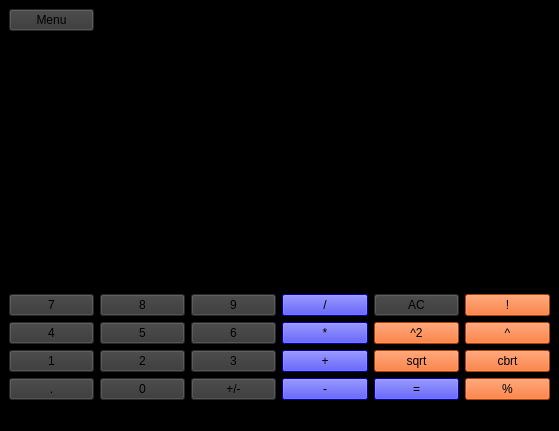
<?xml version="1.0" encoding="UTF-8"?>
<ui version="4.0">
 <class>basicTaschenrechner</class>
 <widget class="QMainWindow" name="basicTaschenrechner">
  <property name="geometry">
   <rect>
    <x>0</x>
    <y>0</y>
    <width>559</width>
    <height>431</height>
   </rect>
  </property>
  <property name="sizePolicy">
   <sizepolicy hsizetype="Preferred" vsizetype="Expanding">
    <horstretch>0</horstretch>
    <verstretch>0</verstretch>
   </sizepolicy>
  </property>
  <property name="windowTitle">
   <string>MainWindow</string>
  </property>
  <property name="styleSheet">
   <string notr="true">background:black</string>
  </property>
  <widget class="QWidget" name="centralwidget">
   <layout class="QGridLayout" name="gridLayout">
    <item row="5" column="4">
     <widget class="QPushButton" name="ButtonQuadratwurzel">
      <property name="styleSheet">
       <string notr="true">background:rgb(255, 85, 0)</string>
      </property>
      <property name="text">
       <string>sqrt</string>
      </property>
     </widget>
    </item>
    <item row="6" column="4">
     <widget class="QPushButton" name="ButtonEquals">
      <property name="sizePolicy">
       <sizepolicy hsizetype="Preferred" vsizetype="Preferred">
        <horstretch>0</horstretch>
        <verstretch>0</verstretch>
       </sizepolicy>
      </property>
      <property name="styleSheet">
       <string notr="true">background:rgb(0, 0, 255)</string>
      </property>
      <property name="text">
       <string>=</string>
      </property>
     </widget>
    </item>
    <item row="2" column="0" colspan="6">
     <widget class="QLabel" name="labelFehlermeldung">
      <property name="sizePolicy">
       <sizepolicy hsizetype="Preferred" vsizetype="Preferred">
        <horstretch>0</horstretch>
        <verstretch>0</verstretch>
       </sizepolicy>
      </property>
      <property name="text">
       <string>TextLabel</string>
      </property>
     </widget>
    </item>
    <item row="6" column="3">
     <widget class="QPushButton" name="ButtonSub">
      <property name="sizePolicy">
       <sizepolicy hsizetype="Preferred" vsizetype="Preferred">
        <horstretch>0</horstretch>
        <verstretch>0</verstretch>
       </sizepolicy>
      </property>
      <property name="styleSheet">
       <string notr="true">background:rgb(0, 0, 255)</string>
      </property>
      <property name="text">
       <string>-</string>
      </property>
     </widget>
    </item>
    <item row="4" column="0">
     <widget class="QPushButton" name="Button4">
      <property name="sizePolicy">
       <sizepolicy hsizetype="Preferred" vsizetype="Preferred">
        <horstretch>0</horstretch>
        <verstretch>0</verstretch>
       </sizepolicy>
      </property>
      <property name="styleSheet">
       <string notr="true">background:rgb(54, 54, 54)</string>
      </property>
      <property name="text">
       <string>4</string>
      </property>
     </widget>
    </item>
    <item row="6" column="2">
     <widget class="QPushButton" name="ButtonChangeSign">
      <property name="sizePolicy">
       <sizepolicy hsizetype="Preferred" vsizetype="Preferred">
        <horstretch>0</horstretch>
        <verstretch>0</verstretch>
       </sizepolicy>
      </property>
      <property name="styleSheet">
       <string notr="true">background:rgb(54, 54, 54)</string>
      </property>
      <property name="text">
       <string>+/-</string>
      </property>
     </widget>
    </item>
    <item row="3" column="2">
     <widget class="QPushButton" name="Button9">
      <property name="sizePolicy">
       <sizepolicy hsizetype="Preferred" vsizetype="Preferred">
        <horstretch>0</horstretch>
        <verstretch>0</verstretch>
       </sizepolicy>
      </property>
      <property name="styleSheet">
       <string notr="true">background:rgb(54, 54, 54)</string>
      </property>
      <property name="text">
       <string>9</string>
      </property>
     </widget>
    </item>
    <item row="4" column="5">
     <widget class="QPushButton" name="ButtonPotenz">
      <property name="styleSheet">
       <string notr="true">background:rgb(255, 85, 0)</string>
      </property>
      <property name="text">
       <string>^</string>
      </property>
     </widget>
    </item>
    <item row="4" column="2">
     <widget class="QPushButton" name="Button6">
      <property name="sizePolicy">
       <sizepolicy hsizetype="Preferred" vsizetype="Preferred">
        <horstretch>0</horstretch>
        <verstretch>0</verstretch>
       </sizepolicy>
      </property>
      <property name="styleSheet">
       <string notr="true">background:rgb(54, 54, 54)</string>
      </property>
      <property name="text">
       <string>6</string>
      </property>
     </widget>
    </item>
    <item row="5" column="3">
     <widget class="QPushButton" name="ButtonAdd">
      <property name="sizePolicy">
       <sizepolicy hsizetype="Preferred" vsizetype="Preferred">
        <horstretch>0</horstretch>
        <verstretch>0</verstretch>
       </sizepolicy>
      </property>
      <property name="styleSheet">
       <string notr="true">background:rgb(0, 0, 255)</string>
      </property>
      <property name="text">
       <string>+</string>
      </property>
     </widget>
    </item>
    <item row="6" column="5">
     <widget class="QPushButton" name="ButtonProzent">
      <property name="styleSheet">
       <string notr="true">background:rgb(255, 85, 0)</string>
      </property>
      <property name="text">
       <string>%</string>
      </property>
     </widget>
    </item>
    <item row="3" column="3">
     <widget class="QPushButton" name="ButtonDiv">
      <property name="sizePolicy">
       <sizepolicy hsizetype="Preferred" vsizetype="Preferred">
        <horstretch>0</horstretch>
        <verstretch>0</verstretch>
       </sizepolicy>
      </property>
      <property name="styleSheet">
       <string notr="true">background:rgb(0, 0, 255)</string>
      </property>
      <property name="text">
       <string>/</string>
      </property>
     </widget>
    </item>
    <item row="3" column="5">
     <widget class="QPushButton" name="ButtonFakulaet">
      <property name="styleSheet">
       <string notr="true">background:rgb(255, 85, 0)</string>
      </property>
      <property name="text">
       <string>!</string>
      </property>
     </widget>
    </item>
    <item row="5" column="0">
     <widget class="QPushButton" name="Button1">
      <property name="sizePolicy">
       <sizepolicy hsizetype="Preferred" vsizetype="Preferred">
        <horstretch>0</horstretch>
        <verstretch>0</verstretch>
       </sizepolicy>
      </property>
      <property name="styleSheet">
       <string notr="true">background:rgb(54, 54, 54)</string>
      </property>
      <property name="text">
       <string>1</string>
      </property>
     </widget>
    </item>
    <item row="1" column="0" colspan="5">
     <widget class="QLineEdit" name="Display">
      <property name="sizePolicy">
       <sizepolicy hsizetype="Expanding" vsizetype="Expanding">
        <horstretch>0</horstretch>
        <verstretch>0</verstretch>
       </sizepolicy>
      </property>
      <property name="maximumSize">
       <size>
        <width>16777215</width>
        <height>16777215</height>
       </size>
      </property>
      <property name="styleSheet">
       <string notr="true">color:white</string>
      </property>
      <property name="alignment">
       <set>Qt::AlignRight|Qt::AlignTrailing|Qt::AlignVCenter</set>
      </property>
     </widget>
    </item>
    <item row="4" column="1">
     <widget class="QPushButton" name="Button5">
      <property name="sizePolicy">
       <sizepolicy hsizetype="Preferred" vsizetype="Preferred">
        <horstretch>0</horstretch>
        <verstretch>0</verstretch>
       </sizepolicy>
      </property>
      <property name="styleSheet">
       <string notr="true">background:rgb(54, 54, 54)</string>
      </property>
      <property name="text">
       <string>5</string>
      </property>
     </widget>
    </item>
    <item row="5" column="1">
     <widget class="QPushButton" name="Button2">
      <property name="sizePolicy">
       <sizepolicy hsizetype="Preferred" vsizetype="Preferred">
        <horstretch>0</horstretch>
        <verstretch>0</verstretch>
       </sizepolicy>
      </property>
      <property name="styleSheet">
       <string notr="true">background:rgb(54, 54, 54)</string>
      </property>
      <property name="text">
       <string>2</string>
      </property>
     </widget>
    </item>
    <item row="5" column="5">
     <widget class="QPushButton" name="ButtonKubikwurzel">
      <property name="styleSheet">
       <string notr="true">background:rgb(255, 85, 0)</string>
      </property>
      <property name="text">
       <string>cbrt</string>
      </property>
     </widget>
    </item>
    <item row="3" column="4">
     <widget class="QPushButton" name="ButtonClear">
      <property name="sizePolicy">
       <sizepolicy hsizetype="Preferred" vsizetype="Preferred">
        <horstretch>0</horstretch>
        <verstretch>0</verstretch>
       </sizepolicy>
      </property>
      <property name="styleSheet">
       <string notr="true">background:rgb(54, 54, 54)</string>
      </property>
      <property name="text">
       <string>AC</string>
      </property>
     </widget>
    </item>
    <item row="6" column="1">
     <widget class="QPushButton" name="Button0">
      <property name="sizePolicy">
       <sizepolicy hsizetype="Preferred" vsizetype="Preferred">
        <horstretch>0</horstretch>
        <verstretch>0</verstretch>
       </sizepolicy>
      </property>
      <property name="styleSheet">
       <string notr="true">background:rgb(54, 54, 54)</string>
      </property>
      <property name="text">
       <string>0</string>
      </property>
     </widget>
    </item>
    <item row="5" column="2">
     <widget class="QPushButton" name="Button3">
      <property name="sizePolicy">
       <sizepolicy hsizetype="Preferred" vsizetype="Preferred">
        <horstretch>0</horstretch>
        <verstretch>0</verstretch>
       </sizepolicy>
      </property>
      <property name="styleSheet">
       <string notr="true">background:rgb(54, 54, 54)</string>
      </property>
      <property name="text">
       <string>3</string>
      </property>
     </widget>
    </item>
    <item row="6" column="0">
     <widget class="QPushButton" name="ButtonKomma">
      <property name="styleSheet">
       <string notr="true">background:rgb(54, 54, 54)</string>
      </property>
      <property name="text">
       <string>.</string>
      </property>
     </widget>
    </item>
    <item row="3" column="1">
     <widget class="QPushButton" name="Button8">
      <property name="sizePolicy">
       <sizepolicy hsizetype="Preferred" vsizetype="Preferred">
        <horstretch>0</horstretch>
        <verstretch>0</verstretch>
       </sizepolicy>
      </property>
      <property name="styleSheet">
       <string notr="true">background:rgb(54, 54, 54)</string>
      </property>
      <property name="text">
       <string>8</string>
      </property>
     </widget>
    </item>
    <item row="4" column="4">
     <widget class="QPushButton" name="ButtonQuadrat">
      <property name="styleSheet">
       <string notr="true">background:rgb(255, 85, 0)</string>
      </property>
      <property name="text">
       <string>^2</string>
      </property>
     </widget>
    </item>
    <item row="4" column="3">
     <widget class="QPushButton" name="ButtonMult">
      <property name="sizePolicy">
       <sizepolicy hsizetype="Preferred" vsizetype="Preferred">
        <horstretch>0</horstretch>
        <verstretch>0</verstretch>
       </sizepolicy>
      </property>
      <property name="styleSheet">
       <string notr="true">background:rgb(0, 0, 255)</string>
      </property>
      <property name="text">
       <string>*</string>
      </property>
     </widget>
    </item>
    <item row="3" column="0">
     <widget class="QPushButton" name="Button7">
      <property name="sizePolicy">
       <sizepolicy hsizetype="Preferred" vsizetype="Preferred">
        <horstretch>0</horstretch>
        <verstretch>0</verstretch>
       </sizepolicy>
      </property>
      <property name="styleSheet">
       <string notr="true">background:rgb(54, 54, 54)</string>
      </property>
      <property name="text">
       <string>7</string>
      </property>
     </widget>
    </item>
    <item row="0" column="0">
     <widget class="QPushButton" name="ButtoMenu">
      <property name="styleSheet">
       <string notr="true">background:rgb(54, 54, 54)</string>
      </property>
      <property name="text">
       <string>Menu</string>
      </property>
     </widget>
    </item>
   </layout>
  </widget>
  <widget class="QStatusBar" name="statusbar"/>
  <widget class="QMenuBar" name="menubar">
   <property name="geometry">
    <rect>
     <x>0</x>
     <y>0</y>
     <width>559</width>
     <height>21</height>
    </rect>
   </property>
  </widget>
  <action name="actionMenu">
   <property name="text">
    <string>Menu</string>
   </property>
  </action>
  <action name="actionBasicTaschenrechner">
   <property name="text">
    <string>BasicTaschenrechner</string>
   </property>
  </action>
 </widget>
 <resources/>
 <connections/>
</ui>
